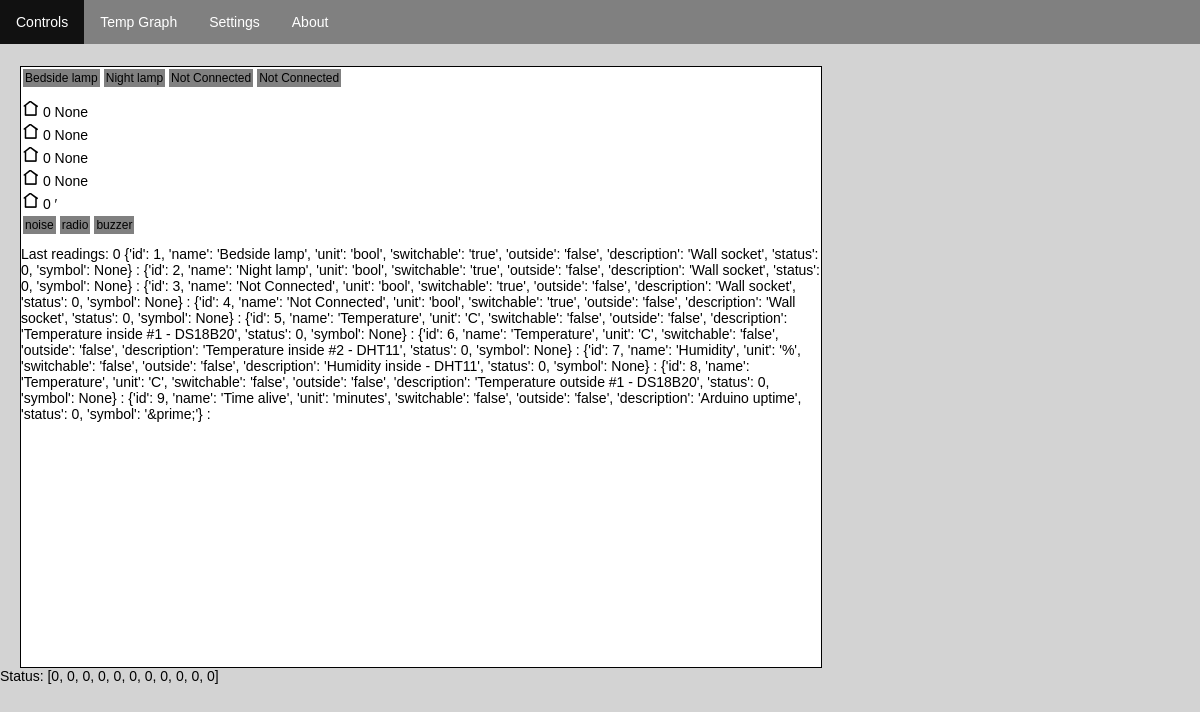
Before: / with the older database file.
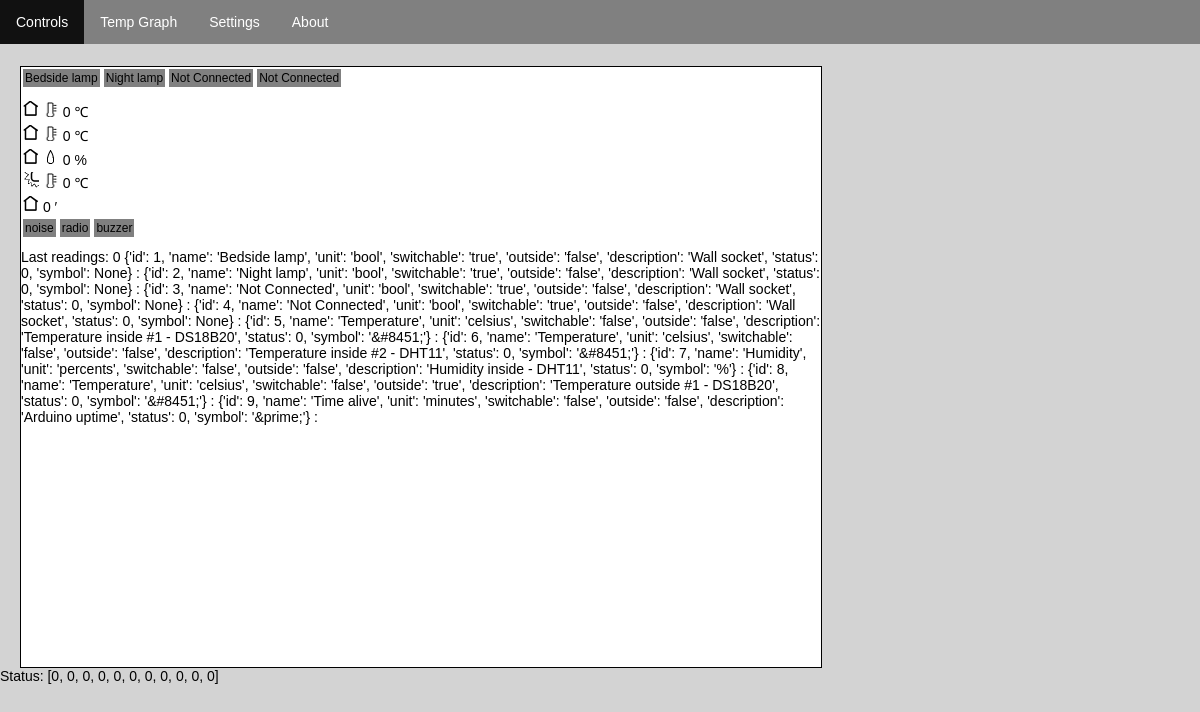
After: the same page with the newer database file.
### tables this page shows
CREATE TABLE device (
                id INTEGER PRIMARY KEY ASC,
                name TEXT NOT NULL,
                unit TEXT,
                switchable BOOL NOT NULL,
                outside BOOL NOT NULL,
                description TEXT
                );

### main.py (the view)
@app.route('/', methods=['GET', 'POST'])
def index():
    devices = read_devices_info()
    status = retrive_data()
    if status == None:
        status = [0]*11
    for device in devices:
        device['status'] = status[device['id']]
        if device['unit'] == "celsius":
            device['symbol'] = "&#8451;"
        elif device['unit'] == "percents":
            device['symbol'] = "%"
        elif device['unit'] == "minutes":
            device['symbol'] = "&prime;"
        else:
            device['symbol'] = None
    mostRecent = status[10]
    flash('Status: {}'.format(status))
    return render_template('index.html',devices = devices, mostRecent = mostRecent)

### main.py (called while the page is built)
def get_db():
    if not g.get('db'):
        con = sqlite3.connect(app.config['DATABASE'])
        con.row_factory = sqlite3.Row
        g.db = con
    return g.db

def retrive_data():
    cur = get_db().cursor()
    sqlQuery = "SELECT * FROM reading ORDER BY time_added ASC;"
    cur.execute(sqlQuery)
    results = cur.fetchone()
    return results

def read_devices_info():
    cur = get_db().cursor()
    sqlQuery = "SELECT * FROM device;"
    cur.execute(sqlQuery)
    results = cur.fetchall()
    devices = []
    for row in results:
        devices.append(dict((cur.description[idx][0], value)
                for idx, value in enumerate(row)))
    return devices

### templates/index.html (shortened to what this page needs)
{% extends "skeleton.html" %}
{% block content %}
        <div id="mainbox">
        {% for device in devices %}
        {% if device['switchable'] == 'true' %}
        <form action="/switch" method="POST">
        <button class="device_button" type="submit">{{ device['name'] }}</button>
        </form>
        {% endif %}
        {% endfor %}
        <br>
        <br>
        {% for device in devices %}
        {% if device['switchable'] == 'false' %}
        <div class="device_info">
            {% if device['outside'] == 'false' %}
            <img src="{{ url_for('static', filename='home.png') }}" width=16>
            {% else %}
            <img src="{{ url_for('static', filename='sun.png') }}" width=16>
            {% endif %}
            {% if device['unit'] == 'celsius' %}
            <img src="{{ url_for('static', filename='thermo2.png') }}" width=16>
            {% elif device['unit'] == 'percents' %}
            <img src="{{ url_for('static', filename='drop.png') }}" width=16>
            {% endif %}
            {{ device['status'] }}
            {% autoescape false %}
            {{ device['symbol'] }}
            {% endautoescape %}
        </div>
        {% endif %}
        {% endfor %}
        <form action="/noise" method="POST">
        <button class="device_button" type="submit">noise</button>
        </form>
        <form action="/radio" method="POST">
        <button class="device_button" type="submit">radio</button>
        </form>
        <form action="/beep" method="POST">
        <button class="device_button" type="submit">buzzer</button>
        </form>
        <br />
        <br />
        Last readings: {{ mostRecent }}
        {% for column in devices %}
        {{ column }} :
        {% endfor %}
        </div>
        {% for message in get_flashed_messages() %}
        {{ message }}</br>
        {% endfor %}
{% endblock %}

### templates/skeleton.html (shortened to what this page needs)
<!DOCTYPE html>
<html>
	<head>
        <link rel="stylesheet" type="text/css" href="{{ url_for('static', filename='style.css') }}">
	</head>
	<body>
            <ul>
                <li><a href="/">Controls</a></li>
                <li><a href="#menu02">Temp Graph</a></li>
                <li><a href="#menu04">Settings</a></li>
                <li><a href="#menu03">About</a></li>
            </ul>
        {% block content %}{% endblock %}
	</body>
</html>

### static/style.css (style rules this page uses)
body { background: lightgray; padding: 0px; padding-top: 50px; margin: 0px; font-size: 14px; font-family: arial; }
button { padding: 0px; border: 0px; font-size: 12px; font-family: arial; }
ul { background: grey; position: fixed; overflow: hidden; top: 0; width: 100%; list-style-type: none; display: inline-block; margin: 0; padding: 0; overflow: hidden; }
li { float: left; }
li a { display: block; color: white; text-align: center; padding: 14px 16px; text-decoration: none; }
#mainbox { background: white; width: 800px; height: 600px; border: solid 1px black; margin-left: 20px; }
button.device_button { float: left; margin: 2px; padding: 2px; background: grey; }
div.device_info { padding: 2px; display: block; }

Changed rows visible on the page:
changed device (number 5 of 9 on the later page): unit: picture added; symbol "None" → "℃"; column "…5, 'name': 'Temperature', 'unit': 'C', 'switchable': 'false', 'outside': 'false', 'description': 'Temperature inside #1 - DS18B20', 'status': 0, 'symbol': None}" → "…5, 'name': 'Temperature', 'unit': 'celsius', 'switchable': 'false', 'outside': 'false', 'description': 'Temperature inside #1 - DS18B20', 'status': 0, 'symbol': '&#8451;'}"
changed device (number 6 of 9 on the later page): unit: picture added; symbol "None" → "℃"; column "…6, 'name': 'Temperature', 'unit': 'C', 'switchable': 'false', 'outside': 'false', 'description': 'Temperature inside #2 - DHT11', 'status': 0, 'symbol': None}" → "…6, 'name': 'Temperature', 'unit': 'celsius', 'switchable': 'false', 'outside': 'false', 'description': 'Temperature inside #2 - DHT11', 'status': 0, 'symbol': '&#8451;'}"
changed device (number 7 of 9 on the later page): unit: picture added; symbol "None" → "%"; column "{'id': 7, 'name': 'Humidity', 'unit': '%', 'switchable': 'false', 'outside': 'false', 'description': 'Humidity inside - DHT11', 'status': 0, 'symbol': None}" → "…7, 'name': 'Humidity', 'unit': 'percents', 'switchable': 'false', 'outside': 'false', 'description': 'Humidity inside - DHT11', 'status': 0, 'symbol': '%'}"
changed device (number 8 of 9 on the later page): outside: picture added; unit: picture added; symbol "None" → "℃"; column "…8, 'name': 'Temperature', 'unit': 'C', 'switchable': 'false', 'outside': 'false', 'description': 'Temperature outside #1 - DS18B20', 'status': 0, 'symbol': None}" → "…8, 'name': 'Temperature', 'unit': 'celsius', 'switchable': 'false', 'outside': 'true', 'description': 'Temperature outside #1 - DS18B20', 'status': 0, 'symbol': '&#8451;'}"; outside: picture removed
